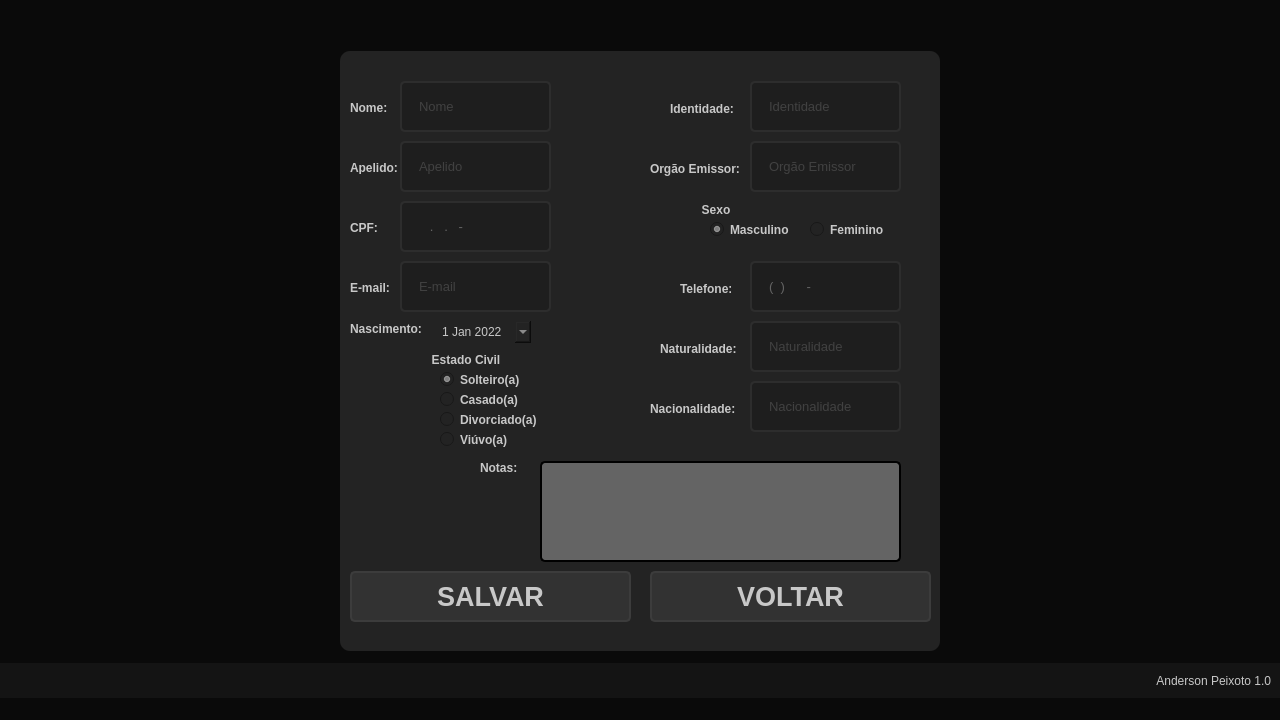
<?xml version="1.0" encoding="UTF-8"?>
<ui version="4.0">
 <class>MainWindow</class>
 <widget class="QMainWindow" name="MainWindow">
  <property name="geometry">
   <rect>
    <x>0</x>
    <y>0</y>
    <width>1280</width>
    <height>720</height>
   </rect>
  </property>
  <property name="minimumSize">
   <size>
    <width>500</width>
    <height>700</height>
   </size>
  </property>
  <property name="windowTitle">
   <string>Cadastro de Clientes</string>
  </property>
  <property name="styleSheet">
   <string notr="true">color: rgb(200, 200, 200);
background-color: rgb(10, 10, 10);</string>
  </property>
  <widget class="QWidget" name="centralwidget">
   <layout class="QVBoxLayout" name="verticalLayout">
    <property name="spacing">
     <number>0</number>
    </property>
    <property name="leftMargin">
     <number>0</number>
    </property>
    <property name="topMargin">
     <number>0</number>
    </property>
    <property name="rightMargin">
     <number>0</number>
    </property>
    <property name="bottomMargin">
     <number>0</number>
    </property>
    <item>
     <widget class="QFrame" name="top_bar">
      <property name="maximumSize">
       <size>
        <width>16777215</width>
        <height>40</height>
       </size>
      </property>
      <property name="styleSheet">
       <string notr="true"/>
      </property>
      <property name="frameShape">
       <enum>QFrame::NoFrame</enum>
      </property>
      <property name="frameShadow">
       <enum>QFrame::Raised</enum>
      </property>
      <layout class="QHBoxLayout" name="horizontalLayout_2">
       <property name="spacing">
        <number>0</number>
       </property>
       <property name="leftMargin">
        <number>0</number>
       </property>
       <property name="topMargin">
        <number>5</number>
       </property>
       <property name="rightMargin">
        <number>0</number>
       </property>
       <property name="bottomMargin">
        <number>0</number>
       </property>
      </layout>
     </widget>
    </item>
    <item>
     <widget class="QFrame" name="content">
      <property name="styleSheet">
       <string notr="true"/>
      </property>
      <property name="frameShape">
       <enum>QFrame::NoFrame</enum>
      </property>
      <property name="frameShadow">
       <enum>QFrame::Raised</enum>
      </property>
      <layout class="QHBoxLayout" name="horizontalLayout">
       <item>
        <widget class="QFrame" name="login_area">
         <property name="maximumSize">
          <size>
           <width>600</width>
           <height>600</height>
          </size>
         </property>
         <property name="styleSheet">
          <string notr="true">background-color: rgb(35, 35, 35);
border-radius: 10px;</string>
         </property>
         <property name="frameShape">
          <enum>QFrame::NoFrame</enum>
         </property>
         <property name="frameShadow">
          <enum>QFrame::Raised</enum>
         </property>
         <widget class="QLineEdit" name="nome">
          <property name="geometry">
           <rect>
            <x>60</x>
            <y>30</y>
            <width>151</width>
            <height>51</height>
           </rect>
          </property>
          <property name="font">
           <font>
            <family>Segoe UI</family>
            <pointsize>10</pointsize>
           </font>
          </property>
          <property name="styleSheet">
           <string notr="true">QLineEdit {
	border: 2px solid rgb(45,45,45);
	border-radius: 5px;
	padding: 15px;
	color: rgb(100,100,100);
	background-color: rgb(30, 30,30);
}

QLineEdit:hover{
	border: 2px solid rgb(55,55,55);

}

QLineEdit:focus{
	border: 2px solid rgb(255,207,0);
	color: rgb(200,200,200);
}</string>
          </property>
          <property name="maxLength">
           <number>32</number>
          </property>
          <property name="placeholderText">
           <string>Nome</string>
          </property>
         </widget>
         <widget class="QPushButton" name="cadastrar">
          <property name="geometry">
           <rect>
            <x>10</x>
            <y>520</y>
            <width>281</width>
            <height>51</height>
           </rect>
          </property>
          <property name="font">
           <font>
            <pointsize>20</pointsize>
            <weight>75</weight>
            <bold>true</bold>
           </font>
          </property>
          <property name="styleSheet">
           <string notr="true">QPushButton{
	
	background-color: rgb(50, 50, 50);
	border: 2px solid rgb(60,60,60);
	border-radius: 5px;
}

QPushButton:hover{
	
	border: 2px solid rgb(70,70,70);
	border-radius: 5px;
}

QPushButton:pressed{
	
	background-color: rgb(250, 230, 0);
	border: 2px solid rgb(255,165,24);
	color: 5px;
	color: rgb(35,35,35);
}</string>
          </property>
          <property name="text">
           <string>SALVAR</string>
          </property>
         </widget>
         <widget class="QLineEdit" name="apelido">
          <property name="geometry">
           <rect>
            <x>60</x>
            <y>90</y>
            <width>151</width>
            <height>51</height>
           </rect>
          </property>
          <property name="font">
           <font>
            <family>Segoe UI</family>
            <pointsize>10</pointsize>
           </font>
          </property>
          <property name="styleSheet">
           <string notr="true">QLineEdit {
	border: 2px solid rgb(45,45,45);
	border-radius: 5px;
	padding: 15px;
	color: rgb(100,100,100);
	background-color: rgb(30, 30,30);
}

QLineEdit:hover{
	border: 2px solid rgb(55,55,55);

}

QLineEdit:focus{
	border: 2px solid rgb(255,207,0);
	color: rgb(200,200,200);
}</string>
          </property>
          <property name="maxLength">
           <number>32</number>
          </property>
          <property name="placeholderText">
           <string>Apelido</string>
          </property>
         </widget>
         <widget class="QLineEdit" name="cpf">
          <property name="geometry">
           <rect>
            <x>60</x>
            <y>150</y>
            <width>151</width>
            <height>51</height>
           </rect>
          </property>
          <property name="font">
           <font>
            <family>Segoe UI</family>
            <pointsize>10</pointsize>
           </font>
          </property>
          <property name="styleSheet">
           <string notr="true">QLineEdit {
	border: 2px solid rgb(45,45,45);
	border-radius: 5px;
	padding: 15px;
	color: rgb(100,100,100);
	background-color: rgb(30, 30,30);
}

QLineEdit:hover{
	border: 2px solid rgb(55,55,55);

}

QLineEdit:focus{
	border: 2px solid rgb(255,207,0);
	color: rgb(200,200,200);
}</string>
          </property>
          <property name="inputMask">
           <string>000.000.000-00</string>
          </property>
          <property name="maxLength">
           <number>14</number>
          </property>
          <property name="cursorPosition">
           <number>1</number>
          </property>
          <property name="placeholderText">
           <string>CPF</string>
          </property>
         </widget>
         <widget class="QLineEdit" name="email">
          <property name="geometry">
           <rect>
            <x>60</x>
            <y>210</y>
            <width>151</width>
            <height>51</height>
           </rect>
          </property>
          <property name="font">
           <font>
            <family>Segoe UI</family>
            <pointsize>10</pointsize>
           </font>
          </property>
          <property name="styleSheet">
           <string notr="true">QLineEdit {
	border: 2px solid rgb(45,45,45);
	border-radius: 5px;
	padding: 15px;
	color: rgb(100,100,100);
	background-color: rgb(30, 30,30);
}

QLineEdit:hover{
	border: 2px solid rgb(55,55,55);

}

QLineEdit:focus{
	border: 2px solid rgb(255,207,0);
	color: rgb(200,200,200);
}</string>
          </property>
          <property name="maxLength">
           <number>32</number>
          </property>
          <property name="placeholderText">
           <string>E-mail</string>
          </property>
         </widget>
         <widget class="QDateEdit" name="dateEdit">
          <property name="geometry">
           <rect>
            <x>100</x>
            <y>270</y>
            <width>91</width>
            <height>22</height>
           </rect>
          </property>
          <property name="styleSheet">
           <string notr="true">QLineEdit {
	border: 2px solid rgb(45,45,45);
	border-radius: 5px;
	padding: 15px;
	color: rgb(100,100,100);
	background-color: rgb(30, 30,30);
}

QLineEdit:hover{
	border: 2px solid rgb(55,55,55);

}

QLineEdit:focus{
	border: 2px solid rgb(255,207,0);
	color: rgb(200,200,200);
}</string>
          </property>
          <property name="calendarPopup">
           <bool>true</bool>
          </property>
          <property name="timeSpec">
           <enum>Qt::LocalTime</enum>
          </property>
          <property name="date">
           <date>
            <year>2022</year>
            <month>1</month>
            <day>1</day>
           </date>
          </property>
         </widget>
         <widget class="QGroupBox" name="groupBox">
          <property name="geometry">
           <rect>
            <x>90</x>
            <y>300</y>
            <width>111</width>
            <height>111</height>
           </rect>
          </property>
          <property name="font">
           <font>
            <weight>75</weight>
            <bold>true</bold>
           </font>
          </property>
          <property name="title">
           <string>Estado Civil</string>
          </property>
          <widget class="QRadioButton" name="radioSolteiro">
           <property name="geometry">
            <rect>
             <x>10</x>
             <y>20</y>
             <width>82</width>
             <height>17</height>
            </rect>
           </property>
           <property name="font">
            <font>
             <weight>75</weight>
             <bold>true</bold>
            </font>
           </property>
           <property name="text">
            <string>Solteiro(a)</string>
           </property>
           <property name="checked">
            <bool>true</bool>
           </property>
          </widget>
          <widget class="QRadioButton" name="radioCasado">
           <property name="geometry">
            <rect>
             <x>10</x>
             <y>40</y>
             <width>82</width>
             <height>17</height>
            </rect>
           </property>
           <property name="font">
            <font>
             <weight>75</weight>
             <bold>true</bold>
            </font>
           </property>
           <property name="text">
            <string>Casado(a)</string>
           </property>
          </widget>
          <widget class="QRadioButton" name="radioViuvo">
           <property name="geometry">
            <rect>
             <x>10</x>
             <y>80</y>
             <width>82</width>
             <height>17</height>
            </rect>
           </property>
           <property name="font">
            <font>
             <weight>75</weight>
             <bold>true</bold>
            </font>
           </property>
           <property name="text">
            <string>Viúvo(a)</string>
           </property>
          </widget>
          <widget class="QRadioButton" name="radioDivorciado">
           <property name="geometry">
            <rect>
             <x>10</x>
             <y>60</y>
             <width>101</width>
             <height>17</height>
            </rect>
           </property>
           <property name="font">
            <font>
             <weight>75</weight>
             <bold>true</bold>
            </font>
           </property>
           <property name="text">
            <string>Divorciado(a)</string>
           </property>
          </widget>
         </widget>
         <widget class="QLineEdit" name="identidade">
          <property name="geometry">
           <rect>
            <x>410</x>
            <y>30</y>
            <width>151</width>
            <height>51</height>
           </rect>
          </property>
          <property name="font">
           <font>
            <family>Segoe UI</family>
            <pointsize>10</pointsize>
           </font>
          </property>
          <property name="styleSheet">
           <string notr="true">QLineEdit {
	border: 2px solid rgb(45,45,45);
	border-radius: 5px;
	padding: 15px;
	color: rgb(100,100,100);
	background-color: rgb(30, 30,30);
}

QLineEdit:hover{
	border: 2px solid rgb(55,55,55);

}

QLineEdit:focus{
	border: 2px solid rgb(255,207,0);
	color: rgb(200,200,200);
}</string>
          </property>
          <property name="maxLength">
           <number>32</number>
          </property>
          <property name="placeholderText">
           <string>Identidade</string>
          </property>
         </widget>
         <widget class="QLineEdit" name="oEmissor">
          <property name="geometry">
           <rect>
            <x>410</x>
            <y>90</y>
            <width>151</width>
            <height>51</height>
           </rect>
          </property>
          <property name="font">
           <font>
            <family>Segoe UI</family>
            <pointsize>10</pointsize>
           </font>
          </property>
          <property name="styleSheet">
           <string notr="true">QLineEdit {
	border: 2px solid rgb(45,45,45);
	border-radius: 5px;
	padding: 15px;
	color: rgb(100,100,100);
	background-color: rgb(30, 30,30);
}

QLineEdit:hover{
	border: 2px solid rgb(55,55,55);

}

QLineEdit:focus{
	border: 2px solid rgb(255,207,0);
	color: rgb(200,200,200);
}</string>
          </property>
          <property name="maxLength">
           <number>32</number>
          </property>
          <property name="placeholderText">
           <string>Orgão Emissor</string>
          </property>
         </widget>
         <widget class="QGroupBox" name="groupBox_2">
          <property name="geometry">
           <rect>
            <x>360</x>
            <y>150</y>
            <width>191</width>
            <height>41</height>
           </rect>
          </property>
          <property name="font">
           <font>
            <weight>75</weight>
            <bold>true</bold>
           </font>
          </property>
          <property name="title">
           <string>Sexo</string>
          </property>
          <widget class="QRadioButton" name="radioFeminino">
           <property name="geometry">
            <rect>
             <x>110</x>
             <y>20</y>
             <width>82</width>
             <height>17</height>
            </rect>
           </property>
           <property name="font">
            <font>
             <weight>75</weight>
             <bold>true</bold>
            </font>
           </property>
           <property name="text">
            <string>Feminino</string>
           </property>
          </widget>
          <widget class="QRadioButton" name="radioMasculino">
           <property name="geometry">
            <rect>
             <x>10</x>
             <y>20</y>
             <width>82</width>
             <height>17</height>
            </rect>
           </property>
           <property name="font">
            <font>
             <weight>75</weight>
             <bold>true</bold>
            </font>
           </property>
           <property name="text">
            <string>Masculino</string>
           </property>
           <property name="checked">
            <bool>true</bool>
           </property>
          </widget>
         </widget>
         <widget class="QLineEdit" name="telefone">
          <property name="geometry">
           <rect>
            <x>410</x>
            <y>210</y>
            <width>151</width>
            <height>51</height>
           </rect>
          </property>
          <property name="font">
           <font>
            <family>Segoe UI</family>
            <pointsize>10</pointsize>
           </font>
          </property>
          <property name="styleSheet">
           <string notr="true">QLineEdit {
	border: 2px solid rgb(45,45,45);
	border-radius: 5px;
	padding: 15px;
	color: rgb(100,100,100);
	background-color: rgb(30, 30,30);
}

QLineEdit:hover{
	border: 2px solid rgb(55,55,55);

}

QLineEdit:focus{
	border: 2px solid rgb(255,207,0);
	color: rgb(200,200,200);
}</string>
          </property>
          <property name="inputMask">
           <string>(00) 00000-0000</string>
          </property>
          <property name="text">
           <string>() -</string>
          </property>
          <property name="maxLength">
           <number>15</number>
          </property>
          <property name="cursorPosition">
           <number>15</number>
          </property>
          <property name="placeholderText">
           <string>Telefone</string>
          </property>
         </widget>
         <widget class="QLineEdit" name="naturalidade">
          <property name="geometry">
           <rect>
            <x>410</x>
            <y>270</y>
            <width>151</width>
            <height>51</height>
           </rect>
          </property>
          <property name="font">
           <font>
            <family>Segoe UI</family>
            <pointsize>10</pointsize>
           </font>
          </property>
          <property name="styleSheet">
           <string notr="true">QLineEdit {
	border: 2px solid rgb(45,45,45);
	border-radius: 5px;
	padding: 15px;
	color: rgb(100,100,100);
	background-color: rgb(30, 30,30);
}

QLineEdit:hover{
	border: 2px solid rgb(55,55,55);

}

QLineEdit:focus{
	border: 2px solid rgb(255,207,0);
	color: rgb(200,200,200);
}</string>
          </property>
          <property name="maxLength">
           <number>32</number>
          </property>
          <property name="placeholderText">
           <string>Naturalidade</string>
          </property>
         </widget>
         <widget class="QLineEdit" name="nacionalidade">
          <property name="geometry">
           <rect>
            <x>410</x>
            <y>330</y>
            <width>151</width>
            <height>51</height>
           </rect>
          </property>
          <property name="font">
           <font>
            <family>Segoe UI</family>
            <pointsize>10</pointsize>
           </font>
          </property>
          <property name="styleSheet">
           <string notr="true">QLineEdit {
	border: 2px solid rgb(45,45,45);
	border-radius: 5px;
	padding: 15px;
	color: rgb(100,100,100);
	background-color: rgb(30, 30,30);
}

QLineEdit:hover{
	border: 2px solid rgb(55,55,55);

}

QLineEdit:focus{
	border: 2px solid rgb(255,207,0);
	color: rgb(200,200,200);
}</string>
          </property>
          <property name="maxLength">
           <number>32</number>
          </property>
          <property name="placeholderText">
           <string>Nacionalidade</string>
          </property>
         </widget>
         <widget class="QLineEdit" name="notas">
          <property name="geometry">
           <rect>
            <x>200</x>
            <y>410</y>
            <width>361</width>
            <height>101</height>
           </rect>
          </property>
          <property name="styleSheet">
           <string notr="true">background-color: rgb(100,100,100);
border-radius: 5px;
border-style: outset;
border-width: 2px;
</string>
          </property>
         </widget>
         <widget class="QLabel" name="label_3">
          <property name="geometry">
           <rect>
            <x>10</x>
            <y>50</y>
            <width>47</width>
            <height>13</height>
           </rect>
          </property>
          <property name="font">
           <font>
            <weight>75</weight>
            <bold>true</bold>
           </font>
          </property>
          <property name="text">
           <string>Nome:</string>
          </property>
         </widget>
         <widget class="QLabel" name="label_4">
          <property name="geometry">
           <rect>
            <x>10</x>
            <y>110</y>
            <width>47</width>
            <height>13</height>
           </rect>
          </property>
          <property name="font">
           <font>
            <weight>75</weight>
            <bold>true</bold>
           </font>
          </property>
          <property name="text">
           <string>Apelido:</string>
          </property>
         </widget>
         <widget class="QLabel" name="label_6">
          <property name="geometry">
           <rect>
            <x>10</x>
            <y>170</y>
            <width>47</width>
            <height>13</height>
           </rect>
          </property>
          <property name="font">
           <font>
            <weight>75</weight>
            <bold>true</bold>
           </font>
          </property>
          <property name="text">
           <string>CPF:</string>
          </property>
         </widget>
         <widget class="QLabel" name="label_12">
          <property name="geometry">
           <rect>
            <x>10</x>
            <y>230</y>
            <width>47</width>
            <height>13</height>
           </rect>
          </property>
          <property name="font">
           <font>
            <weight>75</weight>
            <bold>true</bold>
           </font>
          </property>
          <property name="text">
           <string>E-mail:</string>
          </property>
         </widget>
         <widget class="QLabel" name="label_7">
          <property name="geometry">
           <rect>
            <x>330</x>
            <y>50</y>
            <width>71</width>
            <height>16</height>
           </rect>
          </property>
          <property name="font">
           <font>
            <weight>75</weight>
            <bold>true</bold>
           </font>
          </property>
          <property name="text">
           <string>Identidade:</string>
          </property>
         </widget>
         <widget class="QLabel" name="label_8">
          <property name="geometry">
           <rect>
            <x>310</x>
            <y>110</y>
            <width>91</width>
            <height>16</height>
           </rect>
          </property>
          <property name="font">
           <font>
            <weight>75</weight>
            <bold>true</bold>
           </font>
          </property>
          <property name="text">
           <string>Orgão Emissor:</string>
          </property>
         </widget>
         <widget class="QLabel" name="label_9">
          <property name="geometry">
           <rect>
            <x>340</x>
            <y>230</y>
            <width>51</width>
            <height>16</height>
           </rect>
          </property>
          <property name="font">
           <font>
            <weight>75</weight>
            <bold>true</bold>
           </font>
          </property>
          <property name="text">
           <string>Telefone:</string>
          </property>
         </widget>
         <widget class="QLabel" name="label_16">
          <property name="geometry">
           <rect>
            <x>320</x>
            <y>290</y>
            <width>81</width>
            <height>16</height>
           </rect>
          </property>
          <property name="font">
           <font>
            <weight>75</weight>
            <bold>true</bold>
           </font>
          </property>
          <property name="text">
           <string>Naturalidade:</string>
          </property>
         </widget>
         <widget class="QLabel" name="label_19">
          <property name="geometry">
           <rect>
            <x>310</x>
            <y>350</y>
            <width>91</width>
            <height>16</height>
           </rect>
          </property>
          <property name="font">
           <font>
            <weight>75</weight>
            <bold>true</bold>
           </font>
          </property>
          <property name="text">
           <string>Nacionalidade:</string>
          </property>
         </widget>
         <widget class="QLabel" name="label_17">
          <property name="geometry">
           <rect>
            <x>140</x>
            <y>410</y>
            <width>47</width>
            <height>13</height>
           </rect>
          </property>
          <property name="font">
           <font>
            <weight>75</weight>
            <bold>true</bold>
           </font>
          </property>
          <property name="text">
           <string>Notas:</string>
          </property>
         </widget>
         <widget class="QLabel" name="label_14">
          <property name="geometry">
           <rect>
            <x>10</x>
            <y>270</y>
            <width>81</width>
            <height>16</height>
           </rect>
          </property>
          <property name="font">
           <font>
            <weight>75</weight>
            <bold>true</bold>
           </font>
          </property>
          <property name="text">
           <string>Nascimento:</string>
          </property>
         </widget>
         <widget class="QPushButton" name="pushButton_3">
          <property name="geometry">
           <rect>
            <x>310</x>
            <y>520</y>
            <width>281</width>
            <height>51</height>
           </rect>
          </property>
          <property name="font">
           <font>
            <pointsize>20</pointsize>
            <weight>75</weight>
            <bold>true</bold>
           </font>
          </property>
          <property name="styleSheet">
           <string notr="true">QPushButton{
	
	background-color: rgb(50, 50, 50);
	border: 2px solid rgb(60,60,60);
	border-radius: 5px;
}

QPushButton:hover{
	
	border: 2px solid rgb(70,70,70);
	border-radius: 5px;
}

QPushButton:pressed{
	
	background-color: rgb(250, 230, 0);
	border: 2px solid rgb(255,165,24);
	color: 5px;
	color: rgb(35,35,35);
}</string>
          </property>
          <property name="text">
           <string>VOLTAR</string>
          </property>
         </widget>
         <widget class="QLabel" name="label_2">
          <property name="geometry">
           <rect>
            <x>220</x>
            <y>10</y>
            <width>231</width>
            <height>20</height>
           </rect>
          </property>
          <property name="font">
           <font>
            <weight>75</weight>
            <bold>true</bold>
           </font>
          </property>
          <property name="styleSheet">
           <string notr="true">color: rgb(0, 0, 255);</string>
          </property>
          <property name="text">
           <string/>
          </property>
         </widget>
        </widget>
       </item>
      </layout>
     </widget>
    </item>
    <item>
     <widget class="QFrame" name="bottom">
      <property name="maximumSize">
       <size>
        <width>16777215</width>
        <height>35</height>
       </size>
      </property>
      <property name="styleSheet">
       <string notr="true">background-color: rgb(20, 20, 20);</string>
      </property>
      <property name="frameShape">
       <enum>QFrame::NoFrame</enum>
      </property>
      <property name="frameShadow">
       <enum>QFrame::Raised</enum>
      </property>
      <layout class="QVBoxLayout" name="verticalLayout_2">
       <item>
        <widget class="QLabel" name="label">
         <property name="text">
          <string>Anderson Peixoto 1.0</string>
         </property>
         <property name="alignment">
          <set>Qt::AlignRight|Qt::AlignTrailing|Qt::AlignVCenter</set>
         </property>
        </widget>
       </item>
      </layout>
     </widget>
    </item>
   </layout>
  </widget>
  <widget class="QMenuBar" name="menubar">
   <property name="geometry">
    <rect>
     <x>0</x>
     <y>0</y>
     <width>1280</width>
     <height>21</height>
    </rect>
   </property>
  </widget>
  <widget class="QStatusBar" name="statusbar"/>
 </widget>
 <tabstops>
  <tabstop>nome</tabstop>
  <tabstop>apelido</tabstop>
  <tabstop>cpf</tabstop>
  <tabstop>email</tabstop>
  <tabstop>dateEdit</tabstop>
  <tabstop>identidade</tabstop>
  <tabstop>oEmissor</tabstop>
  <tabstop>telefone</tabstop>
  <tabstop>naturalidade</tabstop>
  <tabstop>nacionalidade</tabstop>
  <tabstop>notas</tabstop>
  <tabstop>cadastrar</tabstop>
  <tabstop>pushButton_3</tabstop>
  <tabstop>radioMasculino</tabstop>
  <tabstop>radioCasado</tabstop>
  <tabstop>radioViuvo</tabstop>
  <tabstop>radioDivorciado</tabstop>
  <tabstop>radioSolteiro</tabstop>
  <tabstop>radioFeminino</tabstop>
 </tabstops>
 <resources>
  <include location="file_rc.qrc"/>
 </resources>
 <connections/>
</ui>
